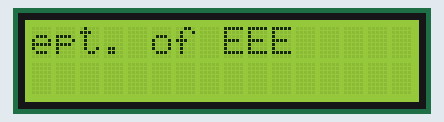
A sketch run on a simulated Arduino Uno, built with avr-gcc and run on an emulated ATmega328P. Parts: 16×2 character LCD.

Above: at 1.21 s.
At 2.27 s:
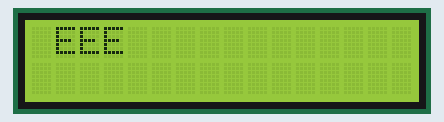
At 3.33 s:
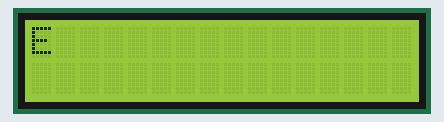
At 5.44 s:
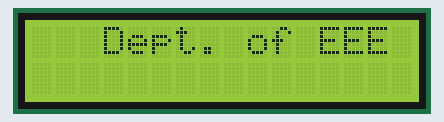
At 7.55 s:
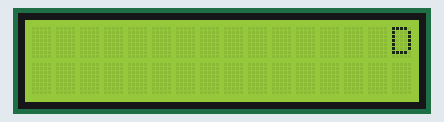
At 9.8 s:
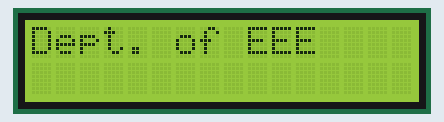

The sketch:

LCD_I2C_Scroll.ino
```cpp
#include <Wire.h>
#include <LiquidCrystal_I2C.h>

LiquidCrystal_I2C lcd(0x38,16,2);  // set the LCD address to 0x20 for a 16 chars and 2 line display

void setup()
{
  lcd.init();                      // initialize the lcd

  // Print a message to the LCD.
  lcd.noBacklight();
  lcd.print("Hi,");
  // set up the LCD's number of columns and rows:
  lcd.begin(16, 2);
  // Print a message to the LCD.
  lcd.print("Dept. of EEE");
  delay(1000);
}

void loop() {
  // scroll 13 positions (string length) to the left
  // to move it offscreen left:
  for (int positionCounter = 0; positionCounter < 13; positionCounter++) {
    // scroll one position left:
    lcd.scrollDisplayLeft();
    // wait a bit:
    delay(150);
  }

  // scroll 29 positions (string length + display length) to the right
  // to move it offscreen right:
  for (int positionCounter = 0; positionCounter < 29; positionCounter++) {
    // scroll one position right:
    lcd.scrollDisplayRight();
    // wait a bit:
    delay(150);
  }

    // scroll 16 positions (display length + string length) to the left
    // to move it back to center:
  for (int positionCounter = 0; positionCounter < 16; positionCounter++) {
    // scroll one position left:
    lcd.scrollDisplayLeft();
    // wait a bit:
    delay(150);
  }

  // delay at the end of the full loop:
  delay(1000);

}
```

Measured:
- by itself, everything shown: repeats every 9.8 s, in 56 steps
- what the display in image 5 shows lasts 1.2 s, from 9.7 s to 10.9 s
